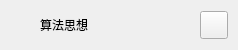
           <widget class="QFrame" name="extraTopBg">
            <property name="minimumSize">
             <size>
              <width>0</width>
              <height>50</height>
             </size>
            </property>
            <property name="maximumSize">
             <size>
              <width>16777215</width>
              <height>50</height>
             </size>
            </property>
            <property name="frameShape">
             <enum>QFrame::NoFrame</enum>
            </property>
            <property name="frameShadow">
             <enum>QFrame::Raised</enum>
            </property>
            <layout class="QVBoxLayout" name="verticalLayout_5">
             <property name="spacing">
              <number>0</number>
             </property>
             <property name="leftMargin">
              <number>0</number>
             </property>
             <property name="topMargin">
              <number>0</number>
             </property>
             <property name="rightMargin">
              <number>0</number>
             </property>
             <property name="bottomMargin">
              <number>0</number>
             </property>
             <item>
              <layout class="QGridLayout" name="extraTopLayout">
               <property name="leftMargin">
                <number>10</number>
               </property>
               <property name="rightMargin">
                <number>10</number>
               </property>
               <property name="horizontalSpacing">
                <number>10</number>
               </property>
               <property name="verticalSpacing">
                <number>0</number>
               </property>
               <item row="0" column="2">
                <widget class="QPushButton" name="extraCloseColumnBtn">
                 <property name="minimumSize">
                  <size>
                   <width>28</width>
                   <height>28</height>
                  </size>
                 </property>
                 <property name="maximumSize">
                  <size>
                   <width>28</width>
                   <height>28</height>
                  </size>
                 </property>
                 <property name="cursor">
                  <cursorShape>PointingHandCursor</cursorShape>
                 </property>
                 <property name="toolTip">
                  <string>Close left box</string>
                 </property>
                 <property name="text">
                  <string/>
                 </property>
                 <property name="icon">
                  <iconset>
                   <normaloff>:/icons/images/icons/icon_close.png</normaloff>:/icons/images/icons/icon_close.png</iconset>
                 </property>
                 <property name="iconSize">
                  <size>
                   <width>20</width>
                   <height>20</height>
                  </size>
                 </property>
                </widget>
               </item>
               <item row="0" column="1">
                <widget class="QLabel" name="extraLabel">
                 <property name="minimumSize">
                  <size>
                   <width>150</width>
                   <height>0</height>
                  </size>
                 </property>
                 <property name="text">
                  <string>算法思想</string>
                 </property>
                </widget>
               </item>
               <item row="0" column="0">
                <widget class="QFrame" name="extraIcon">
                 <property name="minimumSize">
                  <size>
                   <width>20</width>
                   <height>0</height>
                  </size>
                 </property>
                 <property name="maximumSize">
                  <size>
                   <width>20</width>
                   <height>20</height>
                  </size>
                 </property>
                 <property name="frameShape">
                  <enum>QFrame::NoFrame</enum>
                 </property>
                 <property name="frameShadow">
                  <enum>QFrame::Raised</enum>
                 </property>
                </widget>
               </item>
              </layout>
             </item>
            </layout>
           </widget>
